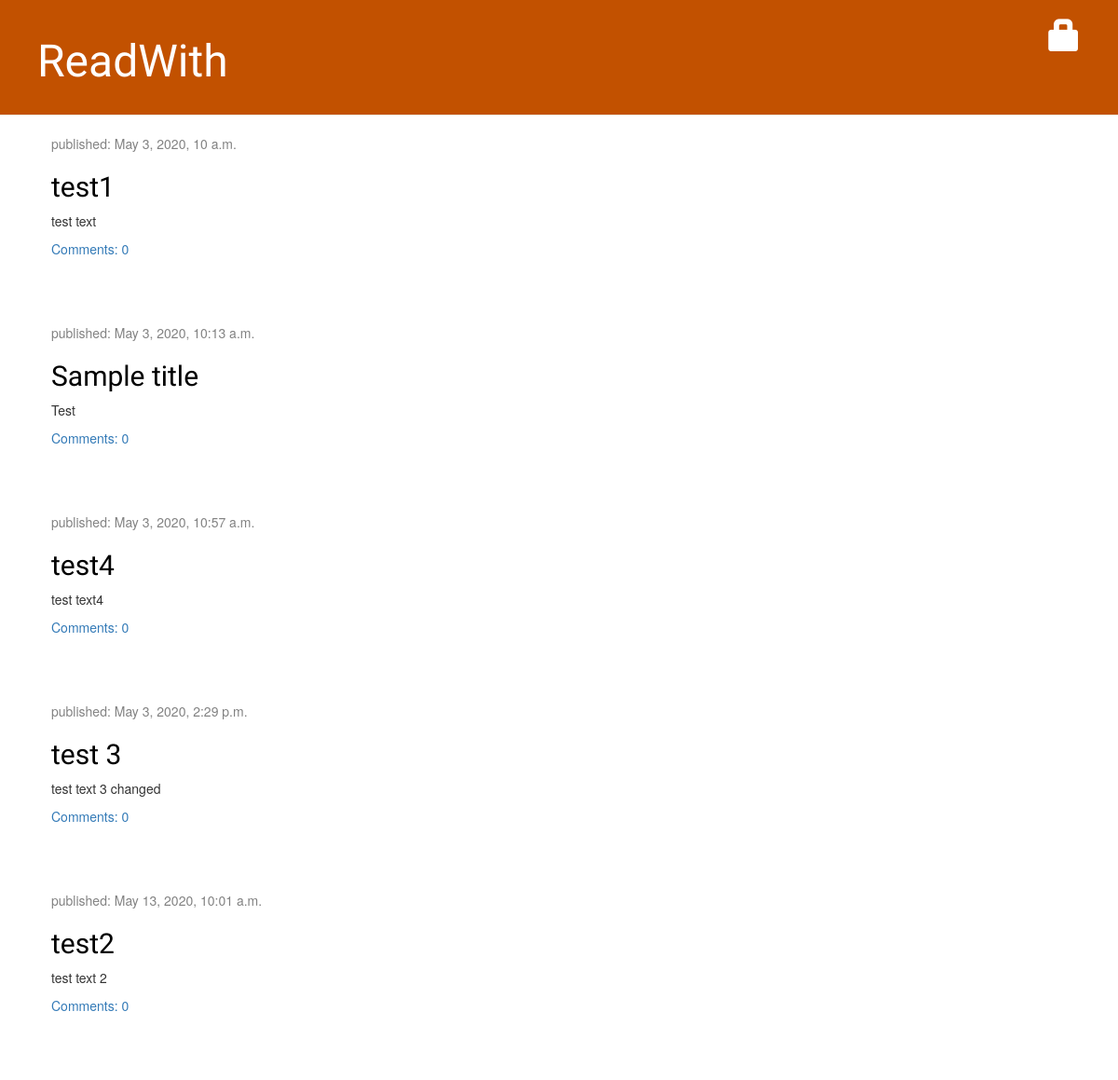
The app's page /, older data.
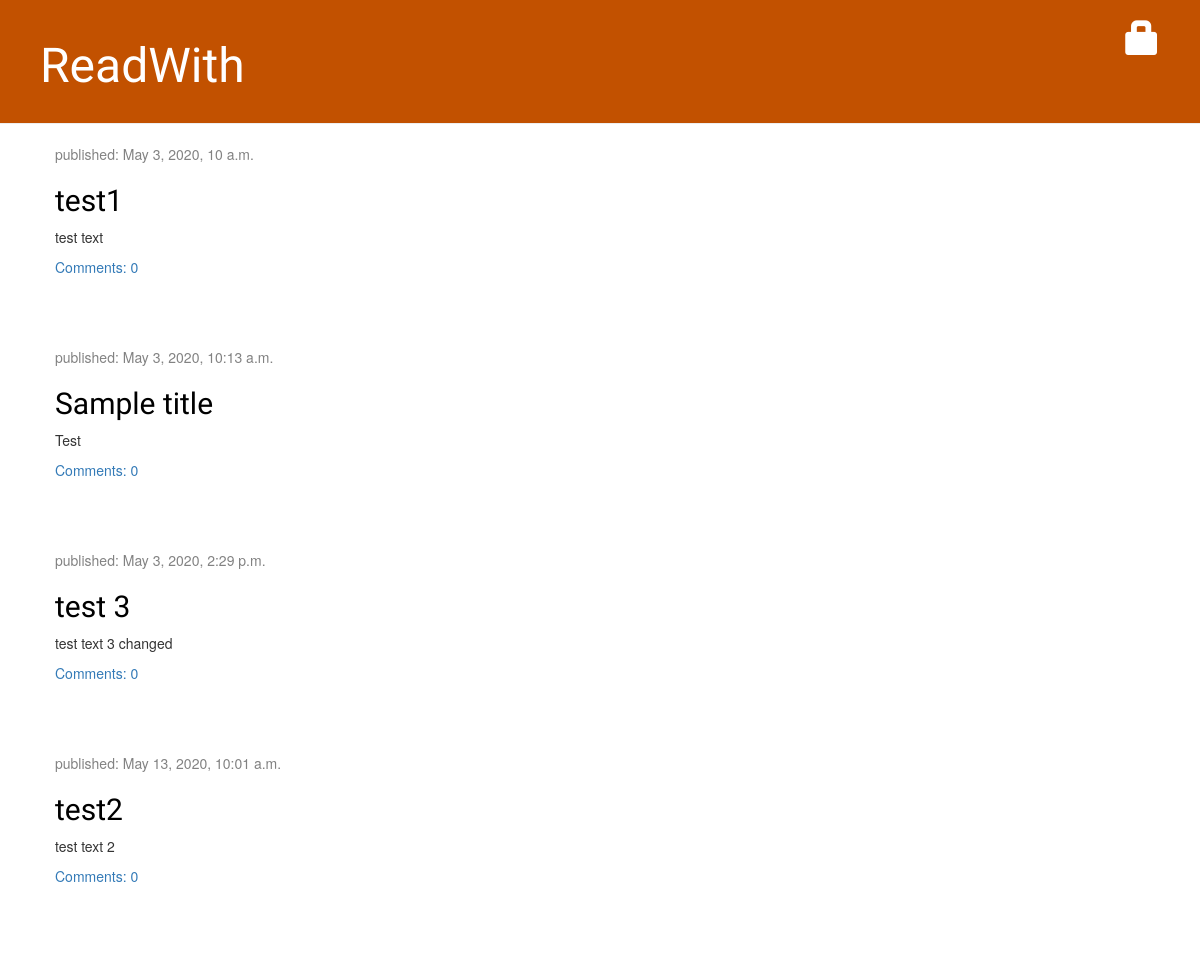
The same page, newer data.
### readwith/models.py (models this page shows, shortened)
class Post(models.Model):
    author = models.ForeignKey(settings.AUTH_USER_MODEL, on_delete=models.CASCADE)
    title = models.CharField(max_length=200)
    text = models.TextField()
    created_date = models.DateTimeField(default=timezone.now)
    published_date = models.DateTimeField(blank=True, null=True)
    def approved_comments(self):
        return self.comments.filter(approved_comment=True)

### readwith/views.py (the view)
# urls.py: path('', views.post_list, name='post_list'),
def post_list(request):
    posts = Post.objects.filter(published_date__lte=timezone.now()).order_by('published_date')
    return render(request, 'readwith/post_list.html', {'posts': posts})

### readwith/templates/readwith/post_list.html
{% extends 'readwith/base.html' %}
{% block content %}
            {% for post in posts %}
                <div class="post">
                    <div class="date">
                        <p>published: {{ post.published_date }}</p>
                    </div>
                    <h2><a href="{% url 'post_detail' pk=post.pk %}">{{ post.title }}</a></h2>
                    <p>{{ post.text|linebreaksbr }}</p>
                    <a href="{% url 'post_detail' pk=post.pk %}">Comments: {{ post.approved_comments.count }}</a>
                </div>
            {% endfor %}
{% endblock %}

Row changes from the older to the newer data that the page shows:
removed Post: published_date "May 3, 2020, 10:57 a.m.", title "test4", text "test text4", approved_comments.count "0"
